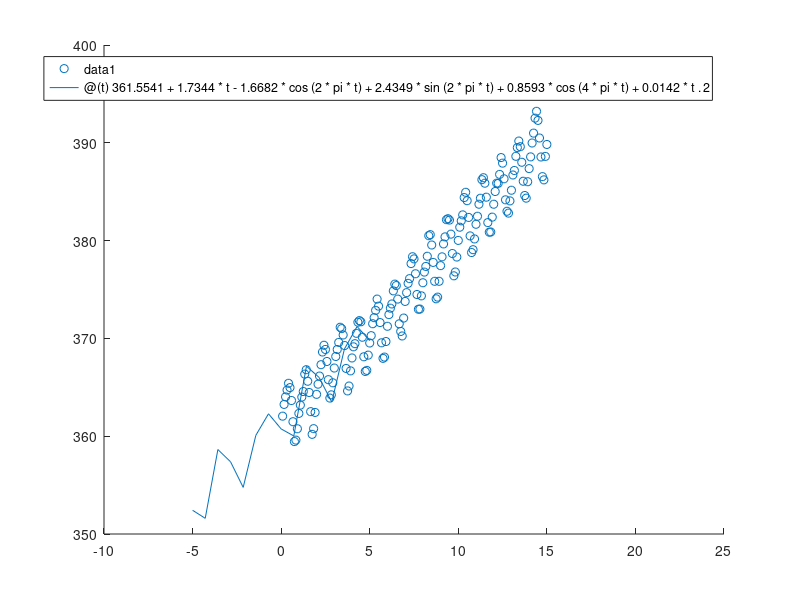

Here is the MATLAB script that generated this plot:
% =======================================================================
% Least Squares Fit of concentration of Atmospheric CO2 measured from
% Mauna Loa, Hawaii from Jan 1996 to Dec 2010 in parts per million by
% volume (ppv)
% 
% Authors: Aidan Sirbu, Katie Brown
% ========================================================================
% Model used for least squares:
% f(t)=c1+c2*t+c3*cos(2pi*t)+c4*sin(2pi*t)+c5*cos(4pi*t)+c6*t^2

% month represents a column matrix with number of months from
% Jan 1996 to Dec 2010
month = [];
for i=1:180
   month = [month; i/12];
end

% CO2Matrix represents a column matrix with the CO2 levels in ppv by month from Jan 1996 to Dec 2010
CO2=[362.05;363.25;364.02;364.72;365.41;364.97;363.65;361.48;359.45;359.60;360.76;362.33;363.18;364.00;364.57;366.35;366.80;365.62;364.47;362.51;360.19;360.77;362.43;364.28;365.32;366.15;367.31;368.61;369.30;368.87;367.64;365.78;363.90;364.23;365.46;366.97;368.15;368.87;369.59;371.14;371.00;370.35;369.27;366.93;364.63;365.13;366.68;368.00;369.14;369.46;370.52;371.66;371.82;371.70;370.12;368.12;366.62;366.73;368.29;369.53;370.28;371.50;372.12;372.87;374.02;373.30;371.62;369.55;367.96;368.09;369.68;371.24;372.43;373.09;373.52;374.86;375.55;375.40;374.02;371.49;370.71;370.25;372.08;373.78;374.68;375.63;376.11;377.65;378.35;378.13;376.61;374.49;372.98;373.00;374.35;375.69;376.78;377.36;378.40;380.50;380.61;379.55;377.77;375.84;374.05;374.22;375.84;377.44;378.34;379.66;380.38;382.14;382.24;382.10;380.66;378.68;376.40;376.79;378.32;380.02;381.37;382.02;382.63;384.40;384.94;384.08;382.37;380.48;378.78;379.07;380.17;381.67;382.49;383.72;384.33;386.23;386.43;385.87;384.44;381.84;380.86;380.88;382.40;383.72;385.02;385.87;385.85;386.77;388.49;387.92;386.32;384.17;383.00;382.81;384.06;385.15;386.71;387.17;388.62;389.51;390.18;389.60;388.01;386.07;384.61;384.34;386.02;387.36;388.56;389.98;390.99;392.52;393.22;392.29;390.49;388.55;386.54;386.21;388.61;389.83];

% Define coefficient matrix
A = zeros(180,6);
for i=1:180
    A(i,1) = 1;
    A(i,2) = month(i,:);
    A(i,3) = cos(2*pi*month(i,:));
    A(i,4) = sin(2*pi*month(i,:));
    A(i,5) = cos(4*pi*month(i,:));
    A(i,6) = month(i,:).^2;
end

% Normal equations
ATA = transpose(A)*A;
ATb = transpose(A)*CO2;
c = ATA\ATb;

% RMSE
r = CO2-A*c;
SE = 0;
for i=1:180
    SE = SE + r(i)^2;
end
RMSE = (SE/180)^(0.5);

% Plotting
scatter(month, CO2);
hold on
leastSquaresFunc = @(t)361.5541+1.7344*t-1.6682*cos(2*pi*t)+2.4349*sin(2*pi*t)+0.8593*cos(4*pi*t)+0.0142*t.^2;
fplot(leastSquaresFunc);
xlim([-10 25]);